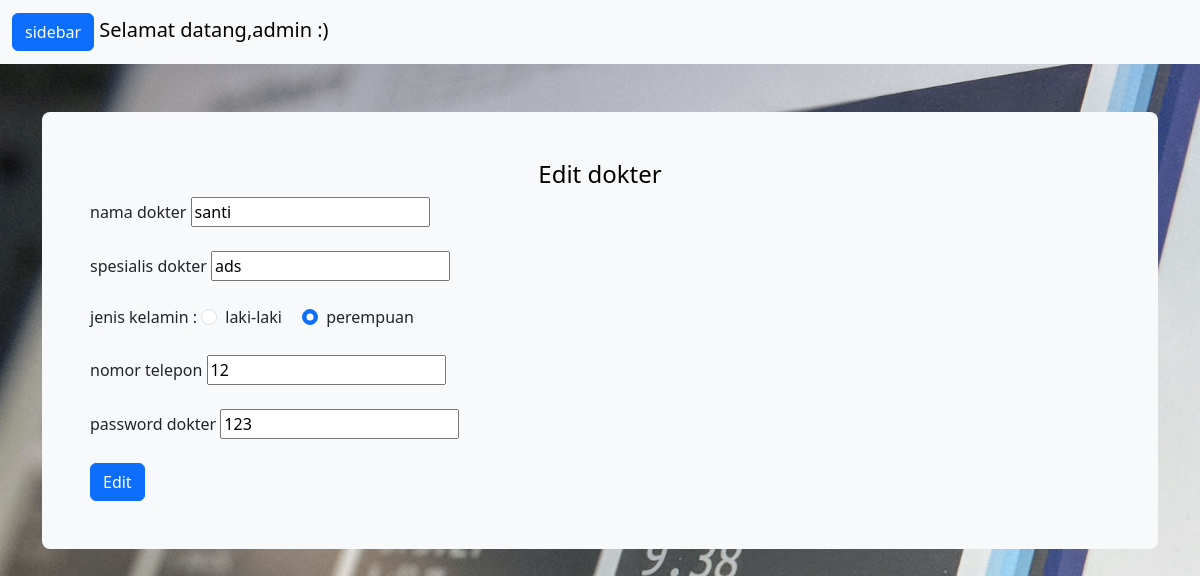
/admin/edit/edit2_dokter.php?id_dokter=3, run on the app's committed database.
### tables this page shows
CREATE TABLE `data_dokter` (
  `id_dokter` int(11) NOT NULL,
  `nama_dokter` varchar(255) DEFAULT NULL,
  `spesialis_dokter` varchar(255) DEFAULT NULL,
  `jk_dokter` enum('laki-laki','perempuan') DEFAULT NULL,
  `notelp_dokter` int(11) DEFAULT NULL,
  `password_dokter` int(11) DEFAULT NULL,
  `id_admin` int(11) NOT NULL
);

### admin/edit/edit2_dokter.php (the view, shortened to what this page needs)
<?php
$servername = "localhost";
$username = "root";
$password = "";
$dbname = "db_rumah sakit";
$conn = mysqli_connect($servername, $username, $password, $dbname);
$username = $_SESSION['nama_admin'];
if(isset($_GET["id_dokter"])) {
  $id_dokter = $_GET["id_dokter"];
  $query = "SELECT * FROM data_dokter WHERE id_dokter=$id_dokter";
  $result = mysqli_query($conn, $query);
  $row = mysqli_fetch_assoc($result);
} else {
}
?>
<!doctype html>
<html lang="en">
  <head>
    <link href="https://cdn.jsdelivr.net/npm/bootstrap@5.3.0/dist/css/bootstrap.min.css" rel="stylesheet">
  </head>
  <body>
    <nav class="navbar bg-body-tertiary">
        <div class="container-fluid">
        <span class="navbar-brand mb-0 h1">
            <button class="btn btn-primary" type="button" data-bs-toggle="offcanvas" data-bs-target="#offcanvasExample" aria-controls="offcanvasExample">
                sidebar
            </button>
            <?php echo "Selamat datang,admin " . $username . " :)"; ?>
        </span>
        </div>
    </nav>
    <div class="container my-5">
        <div class="p-5  bg-body-tertiary rounded-3">
          <h4 class="text-body-emphasis text-center">Edit dokter</h4>
          <form class="g-3 needs-validation" method="POST" novalidate>
            <div class="">
              <label>nama dokter</label>
              <input type="text" class="" id="validationCustom01" name="nama_dokter" value="<?php echo $row['nama_dokter']; ?>" required> <br><br>
            </div>
            <div class="">
              <label>spesialis dokter</label>
              <input type="text" class="" id="validationCustom01" name="spesialis_dokter" value="<?php echo $row['spesialis_dokter']; ?>" required> <br><br>
            </div>
            <label class="form-check-label" >jenis kelamin :</label>
            <div class="form-check form-check-inline">
                <input class="form-check-input" type="radio" name="jk_dokter" id="inlineRadio1" name="jk_dokter" value="laki-laki" <?php if ($row['jk_dokter'] == "laki-laki") echo 'checked'; ?> required>
                <label class="form-check-label" for="inlineRadio1">laki-laki</label>
              </div>
              <div class="form-check form-check-inline">
                <input class="form-check-input" type="radio" name="jk_dokter" id="inlineRadio2" name="jk_dokter" value="perempuan" <?php if ($row['jk_dokter'] == "perempuan") echo 'checked'; ?> requirea>
                <label class="form-check-label" for="inlineRadio2">perempuan</label>
              </div> <br><br>
            <div class="">
              <label>nomor telepon</label>
              <input type="text" class="" id="validationCustom01" name="notelp_dokter" value="<?php echo $row['notelp_dokter']; ?>" required> <br><br>
            </div>
            <div class="">
              <label for="">password dokter</label>
              <input type="text" class="" id="validationCustom01" name="password_dokter" value="<?php echo $row['password_dokter']; ?>" required> <br><br>
            </div>
            <div class="col-12">
                <button class="btn btn-primary" name="submit" value="submit" type="submit">Edit</button>
            </div>
          </form>
        </div>
      </div>
  </body>
</html>

### admin/edit/edit2_dokter.php (style rules this page uses)
body { background-image: url('background/admin1.jpg'); background-size: cover; height: 200px; width: 100%; }

### data on the page
data_dokter: nama_dokter "santi", spesialis_dokter "ads", jk_dokter "☐ laki-laki", jk_dokter "☑ perempuan", notelp_dokter "12", password_dokter "123"
